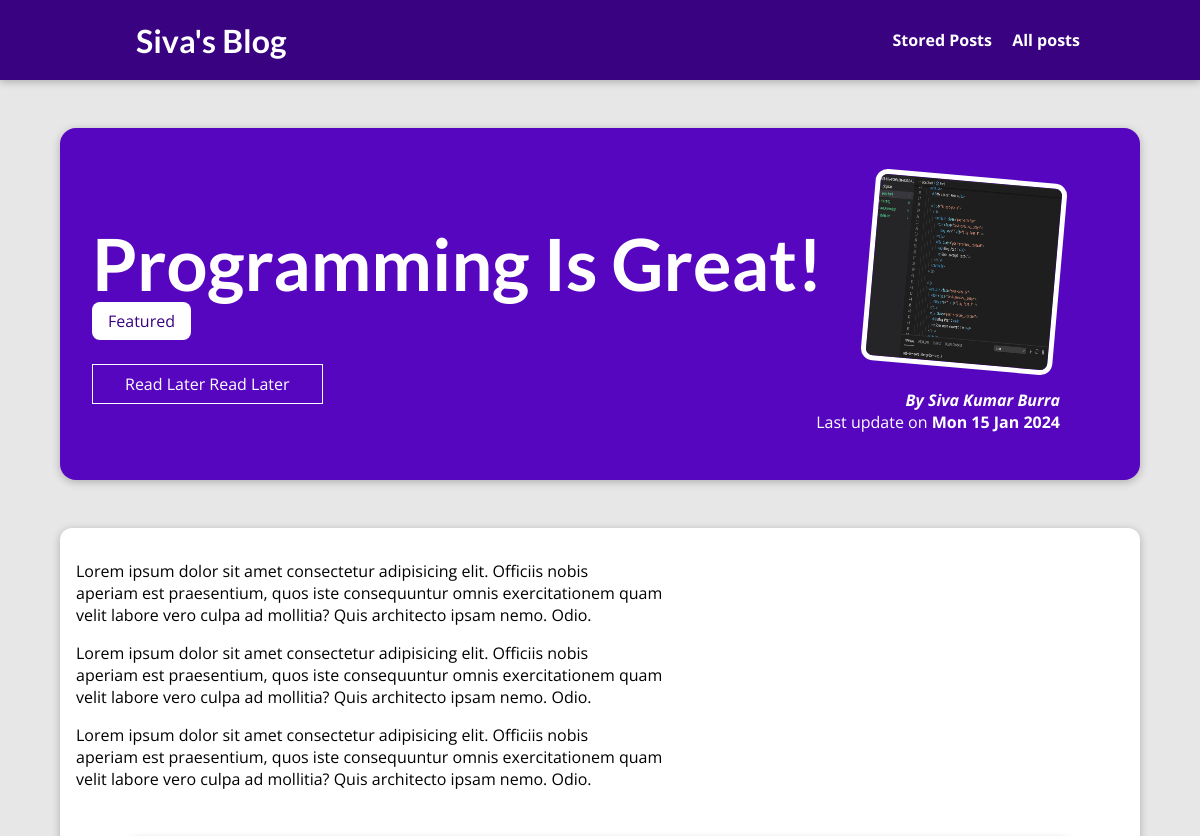
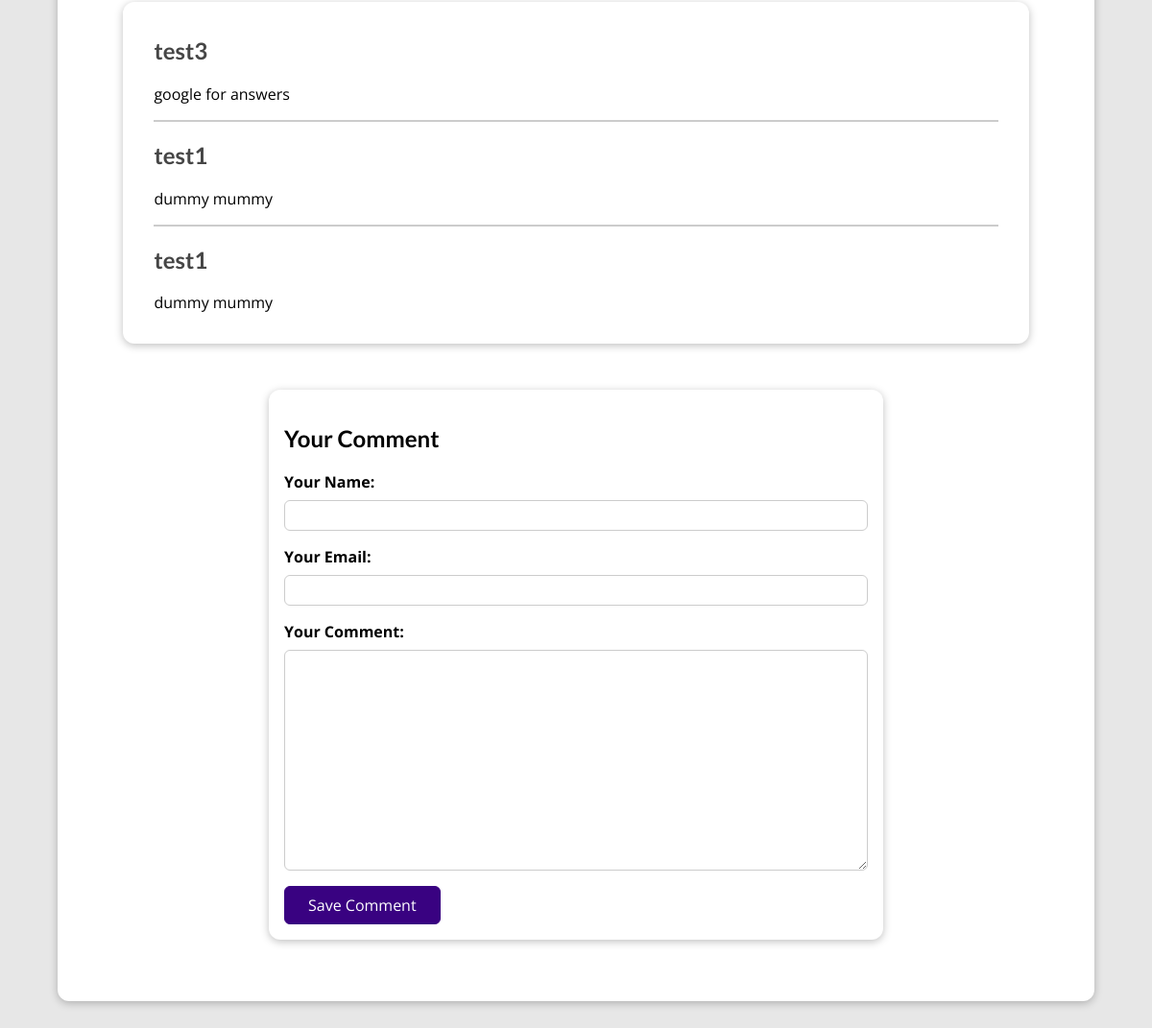
Page /posts/programming-is-fun on the committed database (2 pictures, top to bottom).
### blog/models.py (models this page shows, shortened)
class Post(models.Model):
    title = models.CharField(max_length=150)
    excerpt = models.CharField(max_length=200)
    image=models.ImageField(upload_to="posts",null=True)
    date=models.DateField(auto_now=True)
    slug=models.SlugField(unique=True,db_index=True)
    content=models.TextField(validators=[MinLengthValidator(10)])
    author=models.ForeignKey(Author,models.SET_NULL,related_name="posts",null=True)
    tags=models.ManyToManyField(Tag)

class Tag(models.Model):
    caption=models.CharField(max_length=20)

class Author(models.Model):
    first_name=models.CharField(max_length=100)
    last_name=models.CharField(max_length=100)
    email_address=models.EmailField()
    def full_name(self):
        return f"{self.first_name} {self.last_name}"
    def __str__(self):
        return self.full_name()

class Comment(models.Model):
    user_name = models.CharField(max_length=120)
    user_email = models.EmailField()
    text = models.TextField(max_length=400)
    post=models.ForeignKey(Post,on_delete=models.CASCADE,related_name="comments")

### blog/views.py (the view, shortened to what this page needs)
# urls.py: path("posts/<slug:slug>",views.SinglePostView.as_view(),name="post-detail-page"),
class SinglePostView(View):
    def is_stored_post(self,request,post_id):
         stored_posts=request.session.get("stored_posts")
         if stored_posts is not None:
            is_saved_for_later=post_id in stored_posts
         else:
            is_saved_for_later=False
         return is_saved_for_later
    def get(self,request,slug):
        post= Post.objects.get(slug=slug)
        context={
            "post":post,
            "post_tags":post.tags.all(),
            "comment_form":CommentForm(),
             "comments":post.comments.all().order_by("-id"),
             "saved_for_later":self.is_stored_post(request,post.id)
        }
        return render(request,'blog/post-detail.html',context)

### blog/forms.py
class CommentForm(forms.ModelForm):
    class Meta:
        model=Comment
        exclude=["post"]
        labels={
            "user_name":"Your Name",
            "user_email":"Your Email",
            "text":"Your Comment"
        }

### blog/templates/blog/post-detail.html (shortened to what this page needs)
{% extends "base.html" %}
{% load static %}
{% block css_files %}
<link rel="stylesheet" href="{% static "blog/post-detail.css" %}">
{% endblock  %}
{% block content %}
<section id="summary">
<h2> {{post.title}}</h2>
<div>
    {% for tag in post_tags  %}
    <span class="tag">{{tag.caption}}</span>
    {% endfor %}
</div>
<div id="read-later">
    <form action="{% url "read-later" %}" method="POST">
    <button>
        {% if saved_for_later %}
        Remove from Read Later
        {% else %}
        Read Later
        {% endif %}
        Read Later</button>
    </form>
</div>
<article>
    <img src="{{post.image.url}}" alt={{post.title}}>
    <address>By<a href="mailto:{{post.author.email_address}}"> {{post.author}}</a></address>
    <div>
        Last update on <time>{{post.date|date:"D d M Y"}}</time>
    </div>
</article>
</section>
<main>
{{post.content| linebreaks}}
<section id="comments">
    <ul>
        {% for comment in comments  %}
        <li>
            <h2>{{comment.user_name}}</h2>
            <p>{{comment.text|linebreaks}}</p>
        </li>
        {% endfor %}
    </ul>
</section>
<section id="comment-form">
    <h2>Your Comment</h2>
    <form action="{% url "post-detail-page" post.slug %}" method="POST">
        {% for form_field in comment_form %}
        <div class="form-control" {% if form_field.errors %}invalid{% endif %}>
            {{form_field.label_tag}}
            {{form_field}}
        </div>
        {% endfor %}
        <button>Save Comment</button>
    </form>
</section>
</main>
{% endblock %}

### templates/base.html (shortened to what this page needs)
{% load static %}
<!DOCTYPE html>
<html lang="en">
<head>
    <link rel="stylesheet" href="{% static "app.css" %}">
    {% block css_files %}{% endblock css_files %}
</head>
<body>
    <header id="main-navigation">
        <h1>
            <a href="{% url "starting-page" %}">Siva's Blog</a>
        </h1>
        <nav>
            <a href="{% url "read-later" %}">Stored Posts</a>
            <a href="{% url "posts-page" %}">All posts</a>
        </nav>
    </header>
    {% block content %}{% endblock  %}
</body>
</html>

### static/app.css (style rules this page uses)
* { box-sizing: border-box; }
html { font-family: 'Open Sans', 'Lato', sans-serif; }
body { margin: 0; }
h1, h2, h3 { font-family: 'Lato', sans-serif; font-weight: bold; }
#main-navigation { width: 100%; height: 5rem; display: flex; justify-content: space-between; align-items: center; padding: 0 10%; position: absolute; top: 0; left: 0; }
#main-navigation a { text-decoration: none; color: white; font-weight: bold; margin-left: 1rem; }

### blog/static/blog/post-detail.css (style rules this page uses)
body { background-color: #e7e7e7; }
#main-navigation { background-color: #390281; box-shadow: 0 2px 8px rgba(0, 0, 0, 0.25); }
#summary { margin: 8rem auto 3rem auto; padding: 2rem; width: 90%; max-width: 90rem; border-radius: 16px; background-color: #5706c0; position: relative; box-shadow: 0 2px 8px rgba(0, 0, 0, 0.25); height: 22rem; }
#summary h2 { color: white; font-size: 4.5rem; margin-bottom: 0.25rem; }
#summary article { position: absolute; top: 2rem; right: 3rem; padding: 1rem 2rem; border-radius: 12px; text-align: right; color: white; }
#summary article img { width: 12rem; height: 12rem; border-radius: 12px; transform: rotateZ(5deg); border: 5px solid white; margin-bottom: 1rem; }
#summary address { font-weight: bold; }
#summary a { color: white; text-decoration: none; }
#summary time { font-weight: bold; }
#read-later { margin: 2rem 0; }
#read-later button { background-color: transparent; border: 1px solid white; padding: 0.5rem 2rem; font: inherit; color: white; cursor: pointer; }
main { width: 90%; max-width: 90rem; margin: 3rem auto; background-color: white; padding: 1rem; border-radius: 12px; box-shadow: 0 2px 8px rgba(0, 0, 0, 0.25); }
.tag { background-color: white; color: #390281; padding: 0.5rem 1rem; border-radius: 8px; }
#comment-form { margin: 3rem auto; width: 90%; max-width: 40rem; border-radius: 12px; background-color: white; box-shadow: 0 2px 8px rgba(0, 0, 0, 0.25); padding: 1rem; }
#comment-form button { font: inherit; background-color: #390281; color: white; border: 1px solid #390281; padding: 0.5rem 1.5rem; border-radius: 6px; cursor: pointer; }
.form-control { margin-bottom: 1rem; }
.form-control label { font-weight: bold; margin-bottom: 0.5rem; display: block; }
.form-control input, .form-control textarea { display: block; width: 100%; font: inherit; padding: 0.25rem; border-radius: 6px; border: 1px solid #ccc; }
#comments { margin: 3rem auto; width: 90%; max-width: 60rem; border-radius: 12px; background-color: white; box-shadow: 0 2px 8px rgba(0, 0, 0, 0.25); padding: 1rem 2rem; }
#comments ul { list-style: none; margin: 0; padding: 0; }
#comments li { margin-bottom: 1rem; border-bottom: 2px solid #ccc; }
#comments li:last-of-type { border-bottom: none; }
#comments h2 { color: #464646; }

### rows in the picture
Post: title "Programming Is Great!", image (picture), author "Siva Kumar Burra", date "Mon 15 Jan 2024", content "Lorem ipsum dolor sit amet consectetur adipisicing elit. Officiis nobis aperiam est praesentium, quos iste consequuntur omnis exercitationem quam velit labore vero culpa ad mollitia? Quis architecto ipsam nemo. Odio. Lorem ipsum dolor sit amet consectetur adipisicing elit. Officiis nobis aperiam est praesentium, quos iste consequuntur omnis exercitationem quam velit labore vero culpa ad mollitia? Quis architecto ipsam nemo. Odio. Lorem ipsum dolor sit amet consectetur adipisicing elit. Officiis nobis aperiam est praesentium, quos iste consequuntur omnis exercitationem quam velit labore vero culpa ad mollitia? Quis architecto ipsam nemo. Odio."
Tag: caption "Featured"
Comment: user_name "test3", text "google for answers"
Comment: user_name "test1", text "dummy mummy"
Comment: user_name "test1", text "dummy mummy"
